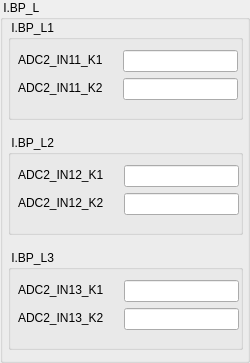
             <widget class="QGroupBox" name="groupBox_24">
              <property name="minimumSize">
               <size>
                <width>250</width>
                <height>250</height>
               </size>
              </property>
              <property name="maximumSize">
               <size>
                <width>250</width>
                <height>400</height>
               </size>
              </property>
              <property name="title">
               <string> I.BP_L</string>
              </property>
              <layout class="QVBoxLayout" name="verticalLayout_9">
               <property name="spacing">
                <number>15</number>
               </property>
               <property name="leftMargin">
                <number>5</number>
               </property>
               <property name="topMargin">
                <number>0</number>
               </property>
               <property name="rightMargin">
                <number>11</number>
               </property>
               <property name="bottomMargin">
                <number>10</number>
               </property>
               <item>
                <widget class="QGroupBox" name="groupBox_25">
                 <property name="minimumSize">
                  <size>
                   <width>235</width>
                   <height>100</height>
                  </size>
                 </property>
                 <property name="maximumSize">
                  <size>
                   <width>235</width>
                   <height>100</height>
                  </size>
                 </property>
                 <property name="title">
                  <string> I.BP_L1</string>
                 </property>
                 <widget class="QWidget" name="layoutWidget_11">
                  <property name="geometry">
                   <rect>
                    <x>0</x>
                    <y>30</y>
                    <width>231</width>
                    <height>65</height>
                   </rect>
                  </property>
                  <layout class="QFormLayout" name="formLayout_11">
                   <property name="horizontalSpacing">
                    <number>20</number>
                   </property>
                   <property name="leftMargin">
                    <number>10</number>
                   </property>
                   <property name="topMargin">
                    <number>0</number>
                   </property>
                   <item row="0" column="0">
                    <widget class="QLabel" name="label_39">
                     <property name="maximumSize">
                      <size>
                       <width>90</width>
                       <height>20</height>
                      </size>
                     </property>
                     <property name="text">
                      <string>ADC2_IN11_K1</string>
                     </property>
                    </widget>
                   </item>
                   <item row="0" column="1">
                    <widget class="QLineEdit" name="lineEdit_25">
                     <property name="maximumSize">
                      <size>
                       <width>115</width>
                       <height>30</height>
                      </size>
                     </property>
                    </widget>
                   </item>
                   <item row="1" column="0">
                    <widget class="QLabel" name="label_40">
                     <property name="maximumSize">
                      <size>
                       <width>90</width>
                       <height>20</height>
                      </size>
                     </property>
                     <property name="text">
                      <string>ADC2_IN11_K2</string>
                     </property>
                    </widget>
                   </item>
                   <item row="1" column="1">
                    <widget class="QLineEdit" name="lineEdit_26">
                     <property name="maximumSize">
                      <size>
                       <width>115</width>
                       <height>30</height>
                      </size>
                     </property>
                    </widget>
                   </item>
                  </layout>
                 </widget>
                </widget>
               </item>
               <item>
                <widget class="QGroupBox" name="groupBox_26">
                 <property name="minimumSize">
                  <size>
                   <width>235</width>
                   <height>100</height>
                  </size>
                 </property>
                 <property name="maximumSize">
                  <size>
                   <width>235</width>
                   <height>100</height>
                  </size>
                 </property>
                 <property name="title">
                  <string> I.BP_L2</string>
                 </property>
                 <widget class="QWidget" name="layoutWidget_24">
                  <property name="geometry">
                   <rect>
                    <x>0</x>
                    <y>30</y>
                    <width>231</width>
                    <height>115</height>
                   </rect>
                  </property>
                  <layout class="QFormLayout" name="formLayout_24">
                   <property name="horizontalSpacing">
                    <number>20</number>
                   </property>
                   <property name="leftMargin">
                    <number>10</number>
                   </property>
                   <property name="topMargin">
                    <number>0</number>
                   </property>
                   <item row="0" column="0">
                    <widget class="QLabel" name="label_65">
                     <property name="maximumSize">
                      <size>
                       <width>90</width>
                       <height>20</height>
                      </size>
                     </property>
                     <property name="text">
                      <string>ADC2_IN12_K1</string>
                     </property>
                    </widget>
                   </item>
                   <item row="0" column="1">
                    <widget class="QLineEdit" name="lineEdit_51">
                     <property name="maximumSize">
                      <size>
                       <width>115</width>
                       <height>30</height>
                      </size>
                     </property>
                    </widget>
                   </item>
                   <item row="1" column="0">
                    <widget class="QLabel" name="label_66">
                     <property name="maximumSize">
                      <size>
                       <width>90</width>
                       <height>20</height>
                      </size>
                     </property>
                     <property name="text">
                      <string>ADC2_IN12_K2</string>
                     </property>
                    </widget>
                   </item>
                   <item row="1" column="1">
                    <widget class="QLineEdit" name="lineEdit_52">
                     <property name="maximumSize">
                      <size>
                       <width>115</width>
                       <height>30</height>
                      </size>
                     </property>
                    </widget>
                   </item>
                  </layout>
                 </widget>
                </widget>
               </item>
               <item>
                <widget class="QGroupBox" name="groupBox_28">
                 <property name="minimumSize">
                  <size>
                   <width>235</width>
                   <height>100</height>
                  </size>
                 </property>
                 <property name="maximumSize">
                  <size>
                   <width>235</width>
                   <height>100</height>
                  </size>
                 </property>
                 <property name="title">
                  <string> I.BP_L3</string>
                 </property>
                 <widget class="QWidget" name="layoutWidget_26">
                  <property name="geometry">
                   <rect>
                    <x>0</x>
                    <y>30</y>
                    <width>231</width>
                    <height>65</height>
                   </rect>
                  </property>
                  <layout class="QFormLayout" name="formLayout_26">
                   <property name="horizontalSpacing">
                    <number>20</number>
                   </property>
                   <property name="leftMargin">
                    <number>10</number>
                   </property>
                   <property name="topMargin">
                    <number>0</number>
                   </property>
                   <item row="0" column="0">
                    <widget class="QLabel" name="label_69">
                     <property name="maximumSize">
                      <size>
                       <width>90</width>
                       <height>20</height>
                      </size>
                     </property>
                     <property name="text">
                      <string>ADC2_IN13_K1</string>
                     </property>
                    </widget>
                   </item>
                   <item row="0" column="1">
                    <widget class="QLineEdit" name="lineEdit_55">
                     <property name="maximumSize">
                      <size>
                       <width>115</width>
                       <height>30</height>
                      </size>
                     </property>
                    </widget>
                   </item>
                   <item row="1" column="0">
                    <widget class="QLabel" name="label_70">
                     <property name="maximumSize">
                      <size>
                       <width>90</width>
                       <height>20</height>
                      </size>
                     </property>
                     <property name="text">
                      <string>ADC2_IN13_K2</string>
                     </property>
                    </widget>
                   </item>
                   <item row="1" column="1">
                    <widget class="QLineEdit" name="lineEdit_56">
                     <property name="maximumSize">
                      <size>
                       <width>115</width>
                       <height>30</height>
                      </size>
                     </property>
                    </widget>
                   </item>
                  </layout>
                 </widget>
                </widget>
               </item>
              </layout>
             </widget>
